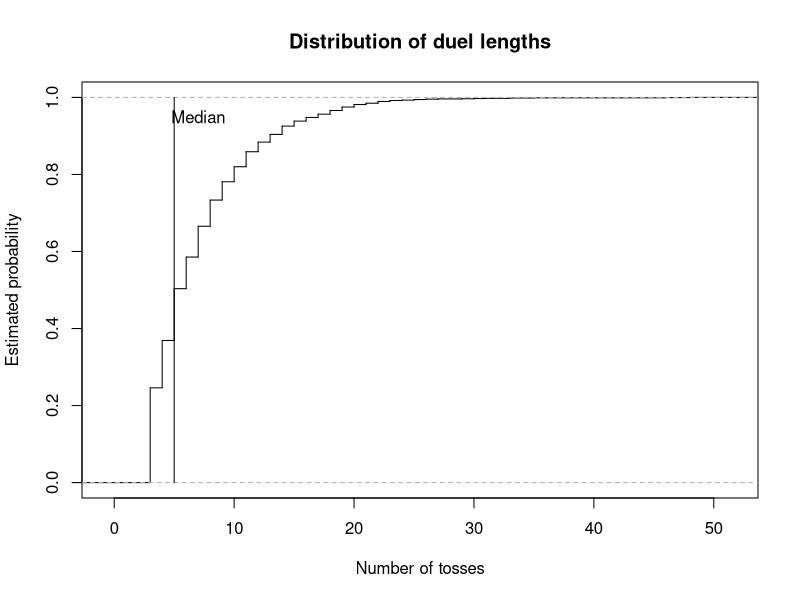
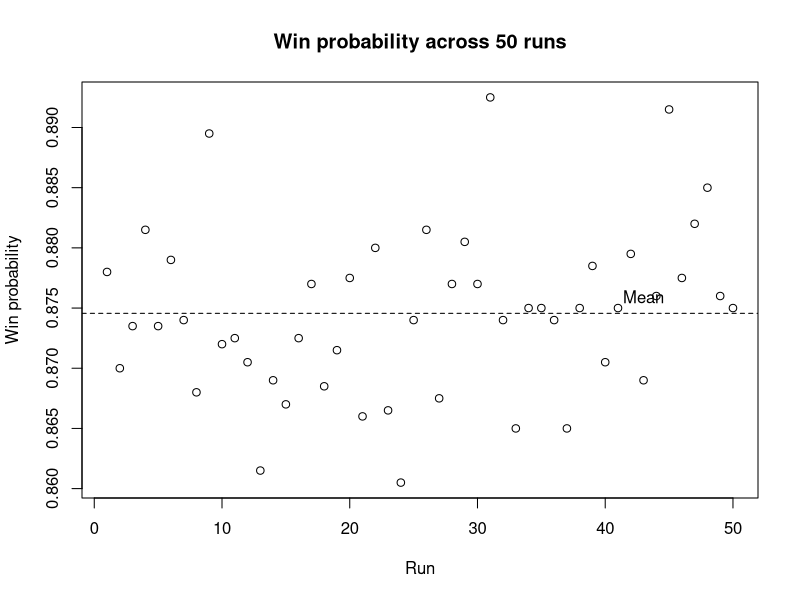

Recreate these plots in R, in order.
# =============================================================================
# Coin-Toss Pattern Duel
#
# Authors:
# Pierrick de Boer: S3034691
# Fagan Ganbarli: S3015664
# Raneem Alluhaydan: S3044929


# Contributions:
# Pierrick de Boer ( 33%): Task 1-3
# Fagan Ganbarli ( 33%): Task 4-5
# Raneem Alluhaydan ( 33%): Task 6-7
#
# Overview:
# This script simulates duels between two binary patterns in a sequence
# of coin tosses. It identifies which pattern appears first and estimates
# the probability that player A wins through repeated simulations.
#
# Main functions:
# 1. firsthit(): Find the first occurrence of a pattern.
# 2. sim_duels(): Simulate multiple duels.
# 3. duel(): Simulate one duel.
# 4. pwin(): Estimate the probability that a pattern wins.
# 5. ewait(): Calculate the expected waiting time of a pattern.
# 6. pmat(): Calculate win probabilities between patterns.
# 7. find_cycle(): Find a non-transitive cycle of patterns.
# =============================================================================

# Task 1: Find the first occurrence of a pattern in a toss stream.

# Idea:
# Compare the pattern with every window of k consecutive tosses at
# once and return the position where the first matching window ends.

# Input:
# x = A toss stream, either a vector or a matrix with one
#     stream per row.
# a = A pattern of length k.

# Output:
# The toss at which the pattern is first completed in each row,
# or NA if the pattern does not appear.

# Method:
# Convert a vector into a one-row matrix.
# Build a logical matrix of all possible starting positions and
# compare each element of the pattern with the matching shifted
# columns of x.
# Take the first matching start in each row and add k - 1 to
# obtain the ending position.

firsthit <- function(x, a) {
  
  # Treat a single stream as a matrix with one row.
  if (!is.matrix(x)) {
    x <- matrix(x, nrow = 1)
  }
  
  L <- ncol(x)
  k <- length(a)
  
  # A pattern longer than the sequence cannot occur.
  if (k > L) {
    return(rep(NA, nrow(x)))
  }
  
  # Check every possible starting position.
  hit <- matrix(TRUE, nrow = nrow(x), ncol = L - k + 1)
  
  for (j in seq_along(a)) {
    hit <- hit & x[, j:(L - k + j), drop = FALSE] == a[j]
  }
  
  # Find the first matching position in each row.
  start <- max.col(hit, ties.method = "first")
  start[rowSums(hit) == 0] <- NA
  
  # Convert starting positions into ending positions.
  return(start + k - 1)
}

# Task 1: Test firsthit() on a stream that can be checked by hand.
x <- c(1, 0, 0, 1, 0, 1, 1, 1, 0)

firsthit(x, c(1, 0, 1))   # Expected: 6
firsthit(x, c(0, 1, 1))   # Expected: 7
firsthit(x, c(0, 0, 0))   # Expected: NA


# Task 2: Simulate duels between two patterns.

# Idea:
# Toss a shared coin stream for many duels at once and stop each
# duel as soon as one of the two patterns appears.

# Input:
# a = Binary pattern of player A.
# b = Binary pattern of player B, distinct from a and of equal length.
# p = The probability of a head
# nreps = The number of independent duels to simulate.

# Output:
# A list containing the winner of each duel (1 for A, 0 for B)
# and the number of tosses each duel took.

# Method:
# Check that the patterns have equal length and are distinct.
# Generate tosses in blocks, one row per duel, and find the first
# occurrence of each pattern with firsthit().
# Store the results of decided duels and continue only with the
# undecided ones. Keep the last k - 1 tosses of each undecided row
# so that patterns crossing block boundaries are detected.

sim_duels <- function(a, b, p = 0.5, nreps = 1) {
  
  k <- length(a)
  
  if (k != length(b)) {
    stop("this is not a fair game!")
  }
  
  if (all(a == b)) {
    stop("a and b are identical")
  }
  
  # Initialize the block length and simulation results.
  time <- 0
  B <- 3 * k
  
  active <- 1:nreps
  winner <- rep(NA, nreps)
  tosses <- rep(NA, nreps)
  
  while (length(active) > 0) {
    
    # Generate the initial block of tosses.
    if (time == 0) {
      W <- matrix(
        rbinom(nreps * B, size <- 1, prob <- p),
        nrow = nreps
      )
      
    } else {
      # Retain the last k - 1 tosses from each active sequence.
      keep <- W[
        ,
        B - (k - 1) + seq_len(k - 1),
        drop = FALSE
      ]
      
      # Generate new tosses for the unfinished duels.
      W_new <- matrix(
        rbinom(
          nrow(keep) * (B - k + 1),
          size <- 1,
          prob <- p
        ),
        nrow <- nrow(keep)
      )
      
      # Append the new tosses to the retained sequence.
      W <- cbind(keep, W_new)
    }
    
    # Find the first occurrence of each player's pattern.
    time_a <- firsthit(W, a)
    time_b <- firsthit(W, b)
    
    # Identify the winner based on the earliest occurrence.
    a_wins <- !is.na(time_a) &
      (is.na(time_b) | time_a < time_b)
    
    b_wins <- !is.na(time_b) &
      (is.na(time_a) | time_b < time_a)
    
    # Store the results of completed duels.
    decided <- a_wins | b_wins
    
    hit_time <- pmin(time_a, time_b, na.rm = TRUE)
    
    winner[active[a_wins]] <- 1
    winner[active[b_wins]] <- 0
    
    tosses[active[decided]] <- time + hit_time[decided]
    
    # Remove completed duels from the active simulations.
    active <- active[!decided]
    W <- W[!decided, , drop = FALSE]
    
    # Advance the number of newly generated tosses.
    time <- time + B - (k - 1)
  }
  
  return(list(winner = winner, tosses = tosses))
}


# Task 2: Simulate a single duel.

# Idea:
# A single duel is a special case of sim_duels() with one repetition,
# so the simulation code is shared rather than repeated.

# Input:
# a = Binary pattern of player A.
# b = Binary pattern of player B.
# p = The probability of a head

# Output:
# A vector c(winner, tosses), where winner is 1 if A wins and 0
# if B wins, and tosses is the number of tosses the duel took.

# Method:
# Call sim_duels() with nreps = 1 and combine both results
# into one vector.

duel <- function(a, b, p = 0.5) {
  
  result <- sim_duels(a, b, p, nreps = 1)
  
  return(c(result[[1]], result[[2]]))
}


# Task 3: Estimate the probability that one pattern wins a duel.

# Idea:
# Estimate the win probability of player A as the proportion of
# simulated duels that A wins.

# Input:
# a = Binary pattern of player A.
# b = Binary pattern of player B.
# p = The probability of a head (0 < p < 1).
# nreps = The number of independent duels to simulate.

# Output:
# The estimated probability that pattern a appears before pattern b.

# Method:
# Simulate all duels at once with sim_duels().
# Since a win for A is stored as 1 and a loss as 0, the mean of
# the winner vector estimates the win probability.

pwin <- function(a, b, p = 0.5, nreps = 10000) {
  
  # Simulate the duels.
  result <- sim_duels(a, b, p, nreps)
  
  # Calculate the proportion of duels won by player A.
  p_a_wins <- sum(result[[1]]) / length(result[[1]])
  
  return(p_a_wins)
}


# Task 4: Calculating the exact expected waiting time for a pattern.

# Idea:
# The expected waiting time depends on the lengths for which
# the first and last j elements of a pattern match. Each matching
# overlap contributes the reciprocal of the probability of its prefix.

# Input:
# a = A non-empty binary vector representing the pattern.
# p = The probability of a head (0 < p < 1).

# Output:
# The exact expected waiting time until the pattern appears. 

# Method:
# Check that the inputs are valid.
# Examine every possible overlap length. If the first and last j
# elements match, calculate the prefix probability and add its
# reciprocal to the expected waiting time.

ewait <- function(a, p = 0.5) {
  
  # Check that the pattern is a non-empty binary vector.
  if (length(a) == 0 || any(a != 0 & a != 1) || anyNA(a)) {
    stop("The pattern must be a non-empty binary vector.")  
  }
  
  # Check that p is a valid probability between 0 and 1.
  if (!is.numeric(p) || length(p) != 1 || 
      p <= 0 || p >= 1 || is.na(p)) {
    stop("p must be a numeric value between 0 and 1.")  
  }
  
  k <- length(a)
  expected_wait <- 0
  
  # Examine every possible overlap length, including the full pattern.
  for (j in 1:k) {
    
    # An overlap exists when the first and last j elements match.
    if (all(a[1:j] == a[(k-j+1):k])) {
      
      # Count the number of heads in the prefix.
      n_head <- sum(a[1:j] == 1)
      
      # Calculate the probability of the prefix.
      r_probability <- (p ^ n_head) * ((1 - p) ^ (j - n_head))
      
      # Add the reciprocal probability for this overlap.
      expected_wait <- expected_wait + (1 / r_probability)
    }
  }
  return(expected_wait)
}


# Task 5: Calculate the matrix of pairwise win probabilities.

# Idea:
# Estimate how often each pattern beats every other pattern using 
# repeated simulations, and store the result probabilities in a matrix. 

# Input:
# k = The length of each binary pattern.
# p = The probability of a head (0 < p < 1).
# nreps = The number of simulated duels for each pair..

# Output:
# A 2^k by 2^k matrix of estimated win probabilities.
# The diagonal entries are NA, because a pattern cannot duel itself.

# Method:
# Generate all possible patterns of length k and arrange them in
# lexicographic order, with 0 before 1.
# Estimate the win probability for every distinct pattern using 
# the pwin() function and store the result in matrix M.

pmat <- function(k, p = 0.5, nreps = 10000) {
  
  # Generate all possible binary patterns of length k.
  pattern <- expand.grid(rep(list(0:1), k))
  
  # Arrange patterns in lexicographic order, with 0 before 1.
  pattern <- pattern[
    do.call(order, as.data.frame(pattern)), , drop = FALSE]
  
  # Convert the patterns to a matrix.
  pattern <- as.matrix(pattern)
  
  # Create a matrix to store the estimated win probabilities.
  M <- matrix(NA, nrow = 2^k, ncol = 2^k)
  
  # Calculate the number of patterns.
  n <- nrow(pattern)
  
  # Label the rows and columns using the binary patterns.
  rownames(M) <- apply(pattern, 1, paste, collapse = "")
  colnames(M) <- apply(pattern, 1, paste, collapse = "")
  
  # Estimate the probability that each pattern beats every other pattern.
  for (i in 1:n) {
    for (j in 1:n) {
      
      # Leave diagonal entries as NA, because a pattern cannot duel itself.
      if (i != j) {
        M[i, j] <- pwin(
          pattern[i, ],
          pattern[j, ],
          p = p,
          nreps = nreps
        )
      }
    }
  }
  return(M)
}



# Task 5(a): Find the best reply and its win probability for each pattern.

# Idea:
# For each pattern, find the pattern that beats it with the 
# highest probability and display the results in a table.

# Input:
# M = The matrix of win probabilities created by pmat() function
# with k = 3 and a fair coin.

# Output:
# A data frame showing each pattern, its best reply, and the 
# probability that the best reply wins.

# Method:
# Replace the diagonal NA values with -inf so they cannot be 
# selected as the best reply.
# Find the maximum value in each column.
# Record the each pattern, its best reply, and the associated 
# win probability in a data frame.

# Create a matrix for k = 3 and a fair coin using pmat() function.
M <- pmat(k = 3, p = 0.50)
M_fair <- M 

# Replace the diagonal NA values with -inf.
M <- replace(M, is.na(M), -Inf)

# Find the index of the best reply for each pattern.
best_reply <- apply(M, 2, which.max)

# Create a vector to store the win probabilities.
win_probability <- numeric(ncol(M))

# Store the win probability of each best reply.
for (j in seq_len(ncol(M))) {
  win_probability[j] <- M[best_reply[j], j]
}

# Create a data frame of patterns, best replies, and win probabilities.
best_reply_table <- data.frame(
  Pattern = rownames(M),
  Best_reply = rownames(M)[best_reply],
  Probability = win_probability
)

print(best_reply_table)


# Task 5(b)(1): Find evenly matched pattern pairs.

# Idea:
# Find pairs with approximately equal chances (between 0.49 and 0.51) 
# of winning against each other.

# Input:
# M = The matrix of win probabilities created by pmat() function
# with k = 3 and a fair coin.

# Output:
# A data frame showing each evenly matched pair and the win 
# probabilities of both pattern

# Method:
# Examine each distinct pair only once.
# Keep pairs for which both win probabilities are between 0.49 and 0.51.

# Create an empty data frame to store the results.
evenly_matched_pairs <- data.frame(
  Pattern1 = character(),
  Pattern2 = character(),
  P1_Win_Probability = numeric(),
  P2_Win_Probability = numeric()
)

# Examine all pairs with for loop.
for (i in seq_len(nrow(M))) {
  for (j in seq_len(ncol(M))) {
    
    # Check each pair once and exclude the diagonal.
    if (j > i && 
        !is.na(M[i, j]) &&
        !is.na(M[j, i]) &&
        abs(M[i, j] - 0.5) <= 0.01 &&
        abs(M[j, i] - 0.5) <= 0.01) {
      
      # Store both patterns and their win probabilities.
      evenly_matched_pairs <- rbind(
        evenly_matched_pairs,
        data.frame(
          Pattern1 = rownames(M)[i],
          Pattern2 = colnames(M)[j],
          P1_Win_Probability = M[i, j],
          P2_Win_Probability = M[j, i]
        )
      )
    }
  }
}

# Reset row names and display the result
row.names(evenly_matched_pairs) <- NULL
print(evenly_matched_pairs)


# Task 5(b)(2): Find the shortest non-transitive cycle.

# Idea:
# Find the shortest cycle in which every pattern beats the next
# pattern with at least given win probability.

# Input:
# m = A matrix of pairwise win probabilities.
# min_probability = The minimum probability required for each win.

# Output:
# A data frame showing the patterns in each cycle, the direction 
# of each win, and win probabilities.

# Method:
# Search cycles in increasing order of length. Use recursive search
# to extend path without repeating patterns, and check whether the
# final pattern beats the starting pattern to complete a cycle.

find_cycle <- function(m, min_probability = 0.60) {
  
  k <- nrow(m)
  
  # Check cycle from the shortest possible length (3).
  for (i in 3:k) {
    
    cycles <- list()
    
    # Try each pattern as the starting point.
    for(start in seq_len(k)) {
      
      search <- function(path) {
        
        last <- path[length(path)]
        
        # Check whether the path can be closed into a cycle.
        if (length(path) == i) {
          
          if (!is.na(m[last, start]) &&
              m[last, start] >= min_probability) {
            
            cycles[[length(cycles) + 1]] <<- path
          }
          
          return(invisible(NULL))
        }
        
        # Only consider unused patterns to avoid duplicate cycles.
        sequence <- setdiff(seq_len(k), path)
        sequence <- sequence[sequence > start]
        
        for (next_item in sequence) {
          
          if (!is.na(m[last, next_item]) && 
              m[last, next_item] >= min_probability) {
            
            search(c(path, next_item))
          }
        }
      }
      search(start)
    }
    
    # Return the cycle when shortest length has been found.
    if (length(cycles) > 0) {
      
      result <- do.call(rbind, lapply(seq_along(cycles), function(x) {
        
        path <- cycles[[x]]
        next_path <- c(path[-1], path[1])
        
        data.frame(
          Cycle = x,
          From = rownames(m)[path],
          To = colnames(m)[next_path],
          Win = m[cbind(path, next_path)]
        )
      }))
      rownames(result) <- NULL
      return(result)
    }
  }
  
  # message dos not exist 
  return("No cycle found.")
}

# Find the shortest cycle with minimum win probability = 0.60.
find_cycle(M, min_probability = 0.60)  

# Task 5(c): Compare expected waiting times with duel results.

# Idea:
# Find pairs with the same expected waiting time and identify.
# pairs with noticeably different duel probabilities.

# Input:
# M = The matrix of win probabilities created by pmat() function
# with k = 3 and a fair coin.
# ewait() = The function that calculates the expected waiting time. 

# Output:
# A data frame that demonstrates pairs with the same expected 
# waiting time whose duel probability is below 0.4 or above 0.6.

# Method:
# Get the pattern labels from the row names of M.
# Convert labels into a binary matrix.
# Calculate the exact expected waiting time with ewait() function 
# Compare each pairs and keep whose expected waiting times are the same.
# Display pairs with win probability notably far from 0.5.

# Get the pattern labels from the row names of M.
M <- pmat(k = 3, p = 0.5)
M <- M_fair

pattern_label <- rownames(M)

# Convert labels into a binary matrix.
pattern_label <- t(sapply(pattern_label, function(x) {
  as.numeric(strsplit(x, "")[[1]])
})) 

# Define pattern names.
pattern_names <- apply(pattern_label, 1, paste, collapse = "")

# Calculate th exact expected waiting time.
expected_wait <- apply(pattern_label, 1, ewait)

# Create an empty data frame to store pairs.
comparison_table <- data.frame(
  Pattern1 = character(),
  Pattern2 = character(),
  Expected_Wait = numeric(),
  Win_Probability = numeric()
)

# Compare every distinct pairs.
for (i in seq_len(nrow(M))) {
  for (j in seq_len(ncol(M))) {
    
    # Check each pair ony one time
    # Keep pairs with the same expected waiting time.
    if (i < j &&
        expected_wait[i] == expected_wait[j]) {
      
      # Store the pair, their equal expected waiting time,
      # and the probability that Pattern1 beats Pattern2.
      comparison_table <- rbind(
        comparison_table, data.frame(
          Pattern1 = pattern_names[i],
          Pattern2 = pattern_names[j],
          Expected_Wait = expected_wait[i],
          Win_Probability = M[i, j]
        )
      )
    }
  }
}

# Display pairs whose win probabilities notable differ from 0.5 
# (win probability is below 0.4 or above 0.6.)

comparison_table <- comparison_table[
  abs(comparison_table$Win_Probability - 0.5) > 0.1, ]

row.names(comparison_table) <- NULL

print(comparison_table)

#Task 6: Plot duel lengths and variation in win probabilities.

# Idea:
# Describe the two things you are investigating:
# how long duels take and how estimates vary between runs.

# Input:
# Patterns 011 and 111, a fair coin, 2000 duels,
# and 50 repeated runs for the win-probability estimates.

# Output:
# Two graphs: a CDF of duel lengths and a plot of
# win-probability estimates across 50 runs.

# Method:
# Simulate duels, plot their lengths and mark the median.
# Repeat the win-probability estimation 50 times, plot
# the results and mark their mean.

# Choose the two patterns and simulate 2000 duels.
a <- c(0,1,1)
b <- c(1,1,1)
results <- sim_duels(a,b, p = 0.5, nreps = 2000)

# Save the duel lengths and plot their distribution as a staircase.

tosses <- results$tosses

plot(ecdf(tosses), 
     verticals = TRUE,
     do.points = FALSE,
     main = "Distribution of duel lengths",
     xlab = "Number of tosses", 
     ylab = "Estimated probability")

# Calculate the median duel length and mark it with a vertical line.
med <- median(tosses)
lines(c(med, med), c(0,1))
text(med + 2, 0.95, "Median")

# Estimate the win probability over 50 runs, using 2000 duels per run.
win_estimates <- numeric(50)

for (i in 1:50) { 
  win_estimates[i] <- pwin(
    a = c(0,1,1),
    b = c(1,1,1),
    p = 0.5,
    nreps = 2000
  )
}

#Calculate the mean of the 50 estimates.

mean(win_estimates)

# Plot the estimates and mark their mean with a dashed line.
plot(win_estimates,
     xlab = "Run",
     ylab = "Win probability",
     main = "Win probability across 50 runs")

abline(h = mean(win_estimates), lty = 2)
text(43, mean(win_estimates), "Mean", pos = 3)

# Task 7: Investigate the effect of coin bias.

# Idea:
# Check how changing the coin bias affects the best replies.

# Input:
# Patterns of length 3, with p = 0.25 and p = 0.7.

# Output:
# A best-reply table for each coin bias.

# Method:
# Calculate the win-probability matrix and find the best reply
# to each pattern. Repeat for both coin biases and compare the results.

# Create the win-probability matrix for p = 0.25.
M <- pmat(k = 3, p = 0.25, nreps = 2000)

# Exclude patterns from being their own best reply.
M <- replace(M, is.na(M), -Inf)

# Find each best reply and save its win probability.
best_reply <- apply(M, 2, which.max)

win_probability <- numeric(ncol(M))

for (j in seq_len(ncol(M))) {
  win_probability[j] <- M[best_reply[j], j]
}

# Create and print the best-reply table.
best_reply_table <- data.frame(
  Pattern = rownames(M),
  Best_reply = rownames(M)[best_reply],
  Probability = win_probability,
  row.names = NULL
)

print(best_reply_table)

# Repeat the best-reply analysis for p = 0.7.
M <- pmat(k = 3, p = 0.7, nreps = 2000)

# Exclude patterns from being their own best reply.
M <- replace(M, is.na(M), -Inf)

# Find each best reply and save its win probability.
best_reply <- apply(M, 2, which.max)
win_probability <- numeric(ncol(M))

for (j in seq_len(ncol(M))) {
  win_probability[j] <- M[best_reply[j], j]
}

# Create and print the best-reply table.
best_reply_table <- data.frame(
  Pattern = rownames(M),
  Best_reply = rownames(M)[best_reply],
  Probability = win_probability,
  row.names = NULL
)

print(best_reply_table)

# Overall analysis

# Graphs:
# The CDF shows the distribution of duel lengths, with the median
# marked. The second graph shows variation in win-probability
# estimates across 50 runs, with the mean marked.

# Best replies and cycles:
# The best replies change with coin bias. The cycle for p = 0.25 is
# 100 -> 000 -> 001 -> 010 -> 100, while for p = 0.7 it is
# 110 -> 101 -> 011 -> 111 -> 110.

# Waiting times:
# Patterns 001 and 100 both have an expected waiting time of
# 8 tosses, but their head-to-head win probability is not 0.5.

#  Conclusion:
# Expected waiting times alone cannot predict who wins a duel.
# Both patterns are checked using the same sequence of coin tosses,
# and their patterns can overlap in that sequence.
# This means their waiting times are linked, not independent.
# Therefore, comparing their expected waiting times alone can
# give a misleading idea of which pattern will win.
